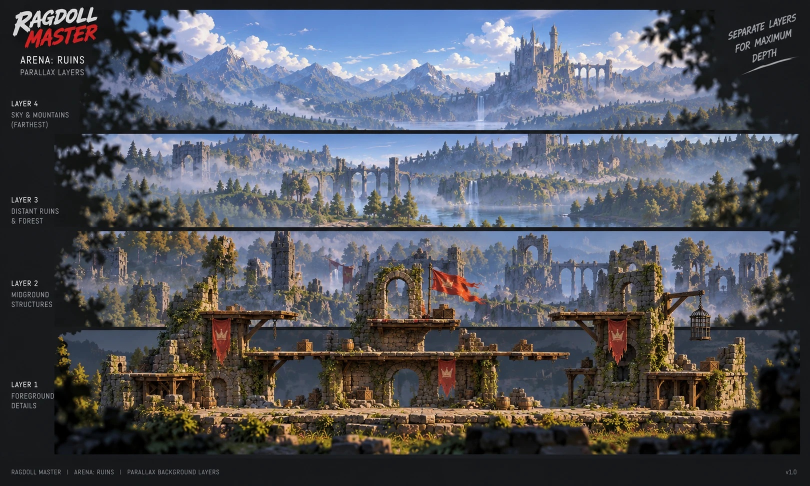
#> input picture docs/refs/R18-a-parallax-layers.jpg, 1619 x 971 px (shown at 1/2 size)
$ python parallax_cut.py
#> lines starting #> are read from the running program, lines starting #| are printed output that depends on the picture
#!/usr/bin/env python3
# -*- coding: utf-8 -*-
"""Резка листа R18 (docs/refs/R18-a-parallax-layers.jpg, 1619×971) на четыре слоя параллакса (ART_DIRECTION.md §4).

Выход — godot/assets/textures/parallax/:
  layer4_sky.png    RGB   небо и горы; сверху дорисовано небо, снизу — дымка долины (слой обязан закрывать весь кадр)
  layer3_far.png    RGBA  дальние руины и лес; небо вырезано в alpha; снизу — дымка (закрывает низ кадра за ареной)
  layer2_mid.png    RGBA  средний план построек; небо вырезано, нижние 12 % растворяются (за плитами арены)
  layer1_fore.png   RGBA  нижняя полоса растений/камней переднего плана; верх — градиент в прозрачность
Превью в перспективе, как из камеры игры (fov 45, две позиции): godot/tests/parallax_preview.png

Запуск: python3 godot/tools/parallax_cut.py [--preview-only] [--no-sharpen]
Зависимости: Pillow, numpy, scipy, opencv-python (системный /usr/local/bin/python3).

Что печатает: найденные прямоугольники панелей листа, пиксельные размеры слоёв и готовый блок размеров/позиций
квадов (метры) для scenes/arena/parallax_background.tscn. Геометрия слоёв (масштаб м/пкс, глубина z, якорная
строка → мировая высота) задана в LAYOUT ниже; превью и .tscn считаются из одних и тех же чисел.

Почему не просто «четыре панели как есть»:
- панели очень широкие (5.4:1 и 7:1), а кадр 16:9 и камера ездит по x на ±12 м → слои 4/3/2 продолжены по бокам
  содержимым противоположного края (wrap_extend; не зеркалом — зеркало даёт симметричные «бабочки» из ёлок и арок
  у оси; стык-кроссфейд ставится перебором туда, где обе стороны похожи и малодетальны, т.е. в дымке / на воде),
  слой 4 дорисован сверху (небо) и снизу (дымка), слой 3 — снизу (дымка), иначе в кадре дыры;
- по углам листа наложены размытые листья-виньетка и плашка с надписью → кропы обходят их, остатки на слое 4
  закрашиваются инпейнтом;
- панели 2 и 1 нарисованы одной картинкой с полупрозрачной тёмной полосой между ними: слой 2 берёт только свою панель
  и растворяется книзу (низ прячется за плитами арены), слой 1 — только нижнюю полосу растений/камней.
"""
import argparse
import math
import os
import sys

import numpy as np
from PIL import Image, ImageFilter
from scipy import ndimage

try:
    import cv2
except ImportError:  # инпейнт остатков листьев на слое 4 — необязателен
    cv2 = None

ROOT = os.path.abspath(os.path.join(os.path.dirname(__file__), "..", ".."))
SHEET = os.path.join(ROOT, "docs", "refs", "R18-a-parallax-layers.jpg")
OUT_DIR = os.path.join(ROOT, "godot", "assets", "textures", "parallax")
PREVIEW = os.path.join(ROOT, "godot", "tests", "parallax_preview.png")

OUT_WIDTH = 4096
CAM_FOV_DEG = 45.0
CAM_Z = 20.0

# Камера игры: центр по y 2.5..10, по x ±12, z 10..22 (DynamicCamera). Слои должны закрывать кадр во всём диапазоне.
VIEW_TOP_Y = 62.0     # самая верхняя точка кадра на плоскости слоя 4
VIEW_BOTTOM_Y4 = -47.0
VIEW_BOTTOM_Y3 = -28.0
VIEW_BOTTOM_Y1 = -7.0

# Кропы по x внутри каждой панели (обход виньетки из листьев и плашки с надписью; см. docstring).
# z — глубина квада; scale — метров на пиксель ЛИСТА; anchor_row (строка листа) → anchor_y (мировая высота).
# key: пороги кея неба (b−r от..до, value от..до) — у слоя 3 небо насыщенное (b−r≈0.33, дымка руин ≤0.18),
# у слоя 2 бледное (b−r≈0.15, дымка ≤0.15). extend: доля ширины, дорисовываемая с каждой стороны содержимым
# противоположного края (wrap_extend; панорама камеры ±12 м).
LAYOUT = {
    "layer4_sky": {"panel": 0, "x": (466, 1272), "z": -90.0, "scale": 0.21, "anchor_row": 215, "anchor_y": 1.5,
                    "extend": 0.15, "alpha": False},
    "layer3_far": {"panel": 1, "x": (345, 1420), "z": -45.0, "scale": 0.065, "anchor_row": 420, "anchor_y": 2.5,
                    "extend": 0.42, "alpha": True, "key": (0.20, 0.28, 0.60, 0.70), "top_soften": 0.30,
                    "top_fade": 0.14},
    "layer2_mid": {"panel": 2, "x": (290, 1445), "z": -18.0, "scale": 0.07, "anchor_row": 654, "anchor_y": -5.5,
                    "extend": 0.20, "alpha": True, "key": (0.10, 0.16, 0.55, 0.63), "top_soften": 0.15},
    "layer1_fore": {"panel": 3, "x": (300, 1440), "z": 2.5, "scale": 0.055, "anchor_row": 815, "anchor_y": 0.7,
                     "extend": 0.0, "alpha": True, "key": (0.20, 0.28, 0.60, 0.70)},
}
L1_ROWS = (795, 885)      # слой 1: полоса листа — верх плит земли (811), трава, размытые кусты (до ~885)
L1_RAMP = (805, 818)      # alpha 0 → 1 по строкам листа: выше кромки плит прозрачно
L2_BOTTOM_FADE = 0.12     # доля высоты слоя 2, растворяемая книзу (прячется за плитами арены)
TOP_FADE = 0.08           # верхние 8 % слоёв 3/2 — в прозрачность


# ---------------------------------------------------------------- утилиты

def smoothstep(x, e0, e1):
    t = np.clip((x - e0) / (e1 - e0), 0.0, 1.0)
    return t * t * (3.0 - 2.0 * t)


def to_img(arr):
    """float 0..1 (H,W,3|4) → PIL."""
    a = np.clip(arr * 255.0 + 0.5, 0, 255).astype(np.uint8)
    return Image.fromarray(a, "RGBA" if a.shape[2] == 4 else "RGB")


def find_panels(sheet, x0=216, x1=1518, dark=55.0, frac=0.8, min_h=150):
    """Прямоугольники панелей: строка — разделитель, если ≥ frac колонок x0..x1 темнее dark
    (средняя яркость строки не годится: внутри панели 1 тёмные холмы, а полосу между панелями 2 и 1
    пересекают постройки). Панель = пробег не-разделителей высотой ≥ min_h."""
    v = sheet[:, x0:x1, :].mean(axis=2)
    is_sep = (v < dark).mean(axis=1) > frac
    runs = []
    y = 0
    while y < len(is_sep):
        if is_sep[y]:
            y += 1
            continue
        y_start = y
        while y < len(is_sep) and not is_sep[y]:
            y += 1
        if y - y_start >= min_h:
            runs.append((y_start, y))
    return runs


def inpaint_dark_blobs(rgb, region_mask, v_thr=0.32, dilate=2):
    """Закрашивает почти чёрные размытые листья виньетки внутри region_mask (cv2 Telea)."""
    v = rgb.max(axis=2)
    m = (v < v_thr) & region_mask
    if dilate > 0:
        m = ndimage.binary_dilation(m, iterations=dilate)
    if cv2 is None or not m.any():
        return rgb, m
    src = np.clip(rgb * 255.0 + 0.5, 0, 255).astype(np.uint8)
    out = cv2.inpaint(src[:, :, ::-1], m.astype(np.uint8) * 255, 6, cv2.INPAINT_TELEA)[:, :, ::-1]
    return out.astype(np.float32) / 255.0, m


def sky_alpha(rgb, key=(0.20, 0.28, 0.60, 0.70), top_soften=0.0, top_connected=True, feather_dilate=1,
              feather_sigma=1.6):
    """Мягкая маска неба → alpha (1 = объект). Правило: «сине-голубое и светлое» (b − r и value выше порогов key,
    b > g), плюс связность с верхним краем (синие флаги/двери внутри построек и озеро не вырезаются).
    Возвращает alpha, оценку цвета неба у кромки (для деконтаминации) и жёсткую маску."""
    r, g, b = rgb[..., 0], rgb[..., 1], rgb[..., 2]
    v = rgb.max(axis=2)
    br0, br1, v0, v1 = key
    if top_soften > 0.0:
        # у верхнего края панели (срез листа) пороги мягче: голубая дымка дальних руин тоже уходит в прозрачность,
        # чтобы срез не читался прямой линией; к глубине top_soften·H пороги приходят к key
        H = rgb.shape[0]
        k = smoothstep(np.arange(H, dtype=np.float32) / (top_soften * H), 0.0, 1.0)[:, None]
        br0 = 0.06 + (br0 - 0.06) * k
        br1 = br0 + (key[1] - key[0])
        v0 = 0.42 + (v0 - 0.42) * k
        v1 = v0 + (key[3] - key[2])
    score = smoothstep(b - r, br0, br1) * smoothstep(b - g, -0.005, 0.02) * smoothstep(v, v0, v1)
    hard = score > 0.5
    if top_connected:
        lab, n = ndimage.label(hard, structure=np.ones((3, 3)))
        top_ids = np.unique(lab[:3, :])
        top_ids = top_ids[top_ids > 0]
        keep = np.isin(lab, top_ids)
        # мелкие «острова» неба у самого верха (между зубцами) тоже считаем небом
        hard = keep
    sky = hard.astype(np.float32)
    if feather_dilate > 0:
        sky = ndimage.binary_dilation(hard, iterations=feather_dilate).astype(np.float32)
    sky = ndimage.gaussian_filter(sky, feather_sigma)
    # там, где жёсткая маска говорит «небо», прозрачность полная; мягкость — только внутрь объекта
    sky = np.maximum(sky, hard.astype(np.float32))
    alpha = 1.0 - sky
    # оценка цвета неба рядом с кромкой: нормированная свёртка по пикселям неба
    w = hard.astype(np.float32)
    est = np.zeros_like(rgb)
    den = ndimage.gaussian_filter(w, 12.0) + 1e-4
    for c in range(3):
        est[..., c] = ndimage.gaussian_filter(rgb[..., c] * w, 12.0) / den
    return alpha, est, hard


def decontaminate(rgb, alpha, sky_est):
    """Убирает подмес неба из полупрозрачных пикселей кромки: rgb = (rgb - (1-a)·sky)/a."""
    a = np.clip(alpha, 0.0, 1.0)[..., None]
    edge = (a > 0.02) & (a < 0.98)
    fixed = (rgb - (1.0 - a) * sky_est) / np.maximum(a, 0.15)
    out = rgb.copy()
    out[edge[..., 0]] = np.clip(fixed[edge[..., 0]], 0.0, 1.0)
    return out


def extend_rows(rgb, n, at_top, target_mult, tint, seam_rows=8, blur_x=14.0, reflect=0):
    """Дорисовка n строк сверху/снизу: цвет шва (среднее крайних строк, размытое по x) → к target (шов·mult·tint).
    Сверху крайние строки картинки подмешиваются к шву (нет линии). Снизу reflect строк — размытое затемнённое
    «отражение» (дымка/вода под лесом), плавно уходящее в градиент."""
    if n <= 0:
        return rgb
    rgb = rgb.copy()
    seam = rgb[:seam_rows].mean(axis=0) if at_top else rgb[-seam_rows:].mean(axis=0)
    seam = np.stack([ndimage.gaussian_filter1d(seam[:, c], blur_x, mode="reflect") for c in range(3)], axis=1)
    target = seam.mean(axis=0) * target_mult * np.asarray(tint, dtype=np.float32)
    t = np.linspace(0.0, 1.0, n, dtype=np.float32)
    t = t * t * (3.0 - 2.0 * t)
    if at_top:
        t = t[::-1]  # у шва (последняя строка блока) t=0 → цвет шва
    ext = seam[None, :, :] * (1.0 - t[:, None, None]) + target[None, None, :] * t[:, None, None]
    if at_top:
        k = min(seam_rows, rgb.shape[0])
        for i in range(k):  # растворить шов: верхние строки картинки тянутся к цвету шва
            w = (i + 1.0) / (k + 1.0)
            rgb[i] = rgb[i] * w + seam * (1.0 - w)
    elif reflect > 0:
        k = min(reflect, rgb.shape[0], n)
        refl = ndimage.gaussian_filter(rgb[-k:][::-1], (2.5, 1.0, 0.0))
        i = np.arange(k, dtype=np.float32)
        w = smoothstep(i / k, 0.0, 1.0)[:, None, None]
        dark = (0.85 - 0.35 * i / k)[:, None, None]
        ext[:k] = refl * dark * (1.0 - w) + ext[:k] * w
    rng = np.random.default_rng(7)
    ext += rng.normal(0.0, 1.0 / 255.0, ext.shape).astype(np.float32)  # дизеринг против полос
    ext = np.clip(ext, 0.0, 1.0)
    return np.concatenate([ext, rgb], axis=0) if at_top else np.concatenate([rgb, ext], axis=0)


def _band_cost(A, B):
    """Цена стыка двух полос (H,b,C): средняя разность цветов (там, где хоть одна сторона непрозрачна) + разность
    alpha (кромка неба) + детальность обеих полос (кроссфейд в дымке не виден, на башне — двоится)."""
    if A.shape[2] == 4:
        w = np.maximum(A[..., 3], B[..., 3])
        diff = (np.abs(A[..., :3] - B[..., :3]).mean(axis=2) * w).sum() / (w.sum() + 1e-6)
        diff += np.abs(A[..., 3] - B[..., 3]).mean()
        wd = w[:, 1:]
        det = ((np.abs(np.diff(A[..., :3], axis=1)).mean(axis=2) * wd).sum()
               + (np.abs(np.diff(B[..., :3], axis=1)).mean(axis=2) * wd).sum()) / (2.0 * wd.sum() + 1e-6)
    else:
        diff = np.abs(A - B).mean()
        det = 0.5 * (np.abs(np.diff(A, axis=1)).mean() + np.abs(np.diff(B, axis=1)).mean())
    return float(diff + 0.5 * det)


def wrap_extend(arr, frac, band=44, step=3, max_offset_frac=0.5):
    """Продолжает панораму по x на frac·W с каждой стороны содержимым ПРОТИВОПОЛОЖНОГО края (как тайл), а не
    зеркалом: зеркало у оси даёт симметричные «бабочки» из ёлок и арок. Стык — кроссфейд шириной band колонок
    исходника; смещение источника o перебирается так, чтобы обе стороны стыка были похожи и малодетальны
    (_band_cost) — шов уходит в дымку или на воду. Возвращает (arr, n, (o_left, o_right, cost_l, cost_r))."""
    if frac <= 0:
        return arr, 0, (0, 0, 0.0, 0.0)
    H, W = arr.shape[:2]
    n = int(round(W * frac))
    b = min(band, W // 8)
    t = smoothstep(np.linspace(0.0, 1.0, b, dtype=np.float32), 0.0, 1.0)[None, :, None]
    o_max = min(W - n - 1, int(W * max_offset_frac))
    # левое продолжение = arr[:, W-o-n : W-o]; стык между arr[:, 0:b] и arr[:, W-o : W-o+b]
    best_l = min(((_band_cost(arr[:, 0:b], arr[:, W - o:W - o + b]), o) for o in range(b, o_max + 1, step)))
    # правое продолжение = arr[:, o : o+n]; стык между arr[:, W-b:W] и arr[:, o-b : o]
    best_r = min(((_band_cost(arr[:, W - b:W], arr[:, o - b:o]), o) for o in range(b, o_max + 1, step)))
    cl, ol = best_l
    cr, orr = best_r
    mid = arr.copy()
    mid[:, 0:b] = arr[:, 0:b] * t + arr[:, W - ol:W - ol + b] * (1.0 - t)
    mid[:, W - b:W] = arr[:, W - b:W] * (1.0 - t) + arr[:, orr - b:orr] * t
    left = arr[:, W - ol - n:W - ol]
    right = arr[:, orr:orr + n]
    return np.concatenate([left, mid, right], axis=1), n, (ol, orr, round(cl, 3), round(cr, 3))


def upscale(arr, width, sharpen):
    img = to_img(arr)
    h = int(round(img.height * width / img.width))
    img = img.resize((width, h), Image.LANCZOS)
    if sharpen:
        if img.mode == "RGBA":
            rgb = img.convert("RGB").filter(ImageFilter.UnsharpMask(radius=2, percent=22, threshold=2))
            img = Image.merge("RGBA", (*rgb.split(), img.split()[3]))
        else:
            img = img.filter(ImageFilter.UnsharpMask(radius=2, percent=22, threshold=2))
    return img


# ---------------------------------------------------------------- слои

def build_layers(sheet, panels, sharpen=True):
    """→ dict name → (PIL image, geometry dict). geometry: rows_total, anchor_row_local (в пикселях листа)."""
    out = {}
    for name, cfg in LAYOUT.items():
        py0, py1 = panels[cfg["panel"]]
        py0 += 2  # светлая антиалиасная кромка рамки листа (строки 20/268/462–463) и мягкие края разделителей
        py1 -= 1
        x0, x1 = cfg["x"]
        if name == "layer1_fore":
            py0, py1 = L1_ROWS
        crop = sheet[py0:py1, x0:x1, :].astype(np.float32) / 255.0
        H, W = crop.shape[:2]
        anchor_local = cfg["anchor_row"] - py0
        alpha = np.ones((H, W), dtype=np.float32)
        rgb = crop
        top_ext = bottom_ext = 0

        if name == "layer4_sky":
            yy, xx = np.mgrid[0:H, 0:W]
            region = ((xx < 70) | (xx > W - 100)) & (yy < int(H * 0.82))
            rgb, m = inpaint_dark_blobs(rgb, region)
            print(f"  {name}: инпейнт листьев {int(m.sum())} пкс")
            top_ext = int(math.ceil((VIEW_TOP_Y - cfg["anchor_y"]) / cfg["scale"])) - anchor_local
            bottom_ext = int(math.ceil((cfg["anchor_y"] - VIEW_BOTTOM_Y4) / cfg["scale"])) - (H - anchor_local)
            top_ext, bottom_ext = max(top_ext, 0), max(bottom_ext, 0)
            rgb = extend_rows(rgb, top_ext, True, 0.92, (0.80, 0.87, 1.0), seam_rows=6, blur_x=25.0)
            rgb = extend_rows(rgb, bottom_ext, False, 0.55, (0.92, 0.96, 1.05), reflect=40)
            alpha = None

        elif name in ("layer3_far", "layer2_mid"):
            alpha, sky_est, hard = sky_alpha(rgb, cfg["key"], top_soften=cfg.get("top_soften", 0.0))
            rgb = decontaminate(rgb, alpha, sky_est)
            print(f"  {name}: неба {100.0 * hard.mean():.1f} % панели")
            fade = smoothstep(np.arange(H, dtype=np.float32) / (cfg.get("top_fade", TOP_FADE) * H), 0.0, 1.0)
            alpha *= fade[:, None]
            if name == "layer2_mid":
                bf = smoothstep((H - 1 - np.arange(H, dtype=np.float32)) / (L2_BOTTOM_FADE * H), 0.0, 1.0)
                alpha *= bf[:, None]
            else:
                bottom_ext = int(math.ceil((cfg["anchor_y"] - VIEW_BOTTOM_Y3) / cfg["scale"])) - (H - anchor_local)
                bottom_ext = max(bottom_ext, 0)
                rgb = extend_rows(rgb, bottom_ext, False, 0.45, (0.90, 0.95, 1.05), reflect=60)
                alpha = np.concatenate([alpha, np.ones((bottom_ext, W), dtype=np.float32)], axis=0)

        elif name == "layer1_fore":
            a_sky, sky_est, hard = sky_alpha(rgb, cfg["key"])
            rgb = decontaminate(rgb, a_sky, sky_est)
            ramp = smoothstep(np.arange(H, dtype=np.float32), float(L1_RAMP[0] - py0), float(L1_RAMP[1] - py0))
            alpha = a_sky * ramp[:, None]
            bottom_ext = int(math.ceil((cfg["anchor_y"] - VIEW_BOTTOM_Y1) / cfg["scale"])) - (H - anchor_local)
            bottom_ext = max(bottom_ext, 0)
            rgb = extend_rows(rgb, bottom_ext, False, 0.35, (0.95, 0.97, 1.0), seam_rows=6, blur_x=20.0)
            alpha = np.concatenate([alpha, np.ones((bottom_ext, W), dtype=np.float32)], axis=0)

        if alpha is not None:
            arr = np.concatenate([rgb, alpha[..., None]], axis=2)
        else:
            arr = rgb
        arr, ext_px, seams = wrap_extend(arr, cfg["extend"])
        img = upscale(arr, OUT_WIDTH, sharpen)
        rows_total = arr.shape[0]
        cols_total = arr.shape[1]
        geom = {
            "rows_total": rows_total, "cols_total": cols_total, "anchor_local": anchor_local + top_ext,
            "width_m": cols_total * cfg["scale"], "height_m": rows_total * cfg["scale"],
            "y_top": cfg["anchor_y"] + (anchor_local + top_ext) * cfg["scale"],
            "z": cfg["z"], "crop": (x0, py0, x1, py1), "top_ext": top_ext, "bottom_ext": bottom_ext,
            "ext_px": ext_px, "seams": seams,
        }
        geom["y_centre"] = geom["y_top"] - geom["height_m"] / 2.0
        out[name] = (img, geom)
        print(f"  {name}: кроп x{x0}..{x1} y{py0}..{py1} → {cols_total}×{rows_total} пкс листа "
              f"(верх +{top_ext}, низ +{bottom_ext}, продолжение ±{ext_px}, швы o_l/o_r/цена {seams}) → "
              f"{img.width}×{img.height}")
    return out


# ---------------------------------------------------------------- превью

def project(cam, z, y_centre, w, h, size_px=(1280, 720)):
    """Прямоугольник квада (центр (0,y_centre), размер w×h на глубине z) в пикселях кадра камеры cam=(x,y,z)."""
    cx, cy, cz = cam
    d = cz - z
    hh = math.tan(math.radians(CAM_FOV_DEG / 2.0)) * d
    s = size_px[1] / 2.0 / hh
    x0 = size_px[0] / 2.0 + (-w / 2.0 - cx) * s
    x1 = size_px[0] / 2.0 + (w / 2.0 - cx) * s
    y0 = size_px[1] / 2.0 - (y_centre + h / 2.0 - cy) * s
    y1 = size_px[1] / 2.0 - (y_centre - h / 2.0 - cy) * s
    return x0, y0, x1, y1, s


def paste_quad(canvas, img, rect):
    x0, y0, x1, y1 = rect
    W, H = canvas.size
    pw, ph = int(round(x1 - x0)), int(round(y1 - y0))
    if pw <= 0 or ph <= 0:
        return
    sub = img.resize((pw, ph), Image.BILINEAR)
    # обрезка по холсту, чтобы не плодить гигантские промежуточные картинки
    ox, oy = int(round(x0)), int(round(y0))
    cx0, cy0 = max(0, -ox), max(0, -oy)
    cx1, cy1 = min(pw, W - ox), min(ph, H - oy)
    if cx1 <= cx0 or cy1 <= cy0:
        return
    sub = sub.crop((cx0, cy0, cx1, cy1))
    if sub.mode == "RGBA":
        canvas.alpha_composite(sub, (ox + cx0, oy + cy0))
    else:
        canvas.paste(sub, (ox + cx0, oy + cy0))


def render_preview(layers, cam, size=(1280, 720)):
    canvas = Image.new("RGBA", size, (40, 60, 90, 255))
    order = ["layer4_sky", "layer3_far", "layer2_mid"]
    for name in order:
        img, g = layers[name]
        x0, y0, x1, y1, _ = project(cam, g["z"], g["y_centre"], g["width_m"], g["height_m"], size)
        paste_quad(canvas, img, (x0, y0, x1, y1))
    # плоскость боя z=0: плита земли (как арена: верх y=0, обрыв до -3, x ±14) и силуэт куклы 1.64 м
    from PIL import ImageDraw
    d = ImageDraw.Draw(canvas)
    x0, y0, x1, y1, s = project(cam, 0.0, -1.5, 28.0, 3.0, size)
    d.rectangle([x0, y0, x1, y1], fill=(96, 92, 86, 255))
    for dx in (0.0, 3.0):
        hx0, hy0, hx1, hy1, _ = project(cam, 0.0, 0.82, 0.5, 1.64, size)
        d.rectangle([hx0 + dx * s, hy0, hx1 + dx * s, hy1], fill=(255, 140, 40, 255), outline=(40, 20, 10, 255))
        d.ellipse([hx0 + dx * s - 2, hy0 - 8, hx1 + dx * s + 2, hy0 + 24], fill=(255, 170, 70, 255))
    img, g = layers["layer1_fore"]
    x0, y0, x1, y1, _ = project(cam, g["z"], g["y_centre"], g["width_m"], g["height_m"], size)
    paste_quad(canvas, img, (x0, y0, x1, y1))
    return canvas.convert("RGB")


def main():
    ap = argparse.ArgumentParser()
    ap.add_argument("--preview-only", action="store_true", help="не писать PNG слоёв, только превью")
    ap.add_argument("--no-sharpen", action="store_true")
    args = ap.parse_args()

    sheet = np.asarray(Image.open(SHEET).convert("RGB"))
#> sheet is the input picture: shape (971, 1619, 3); mean R, G, B 81.2, 83.3, 91.1
    print(f"лист {SHEET}: {sheet.shape[1]}×{sheet.shape[0]}")
#| лист docs/refs/R18-a-parallax-layers.jpg: 1619×971
    panels = find_panels(sheet)
#> in find_panels, `v = sheet[:, x0:x1, :].mean(axis=2)`:
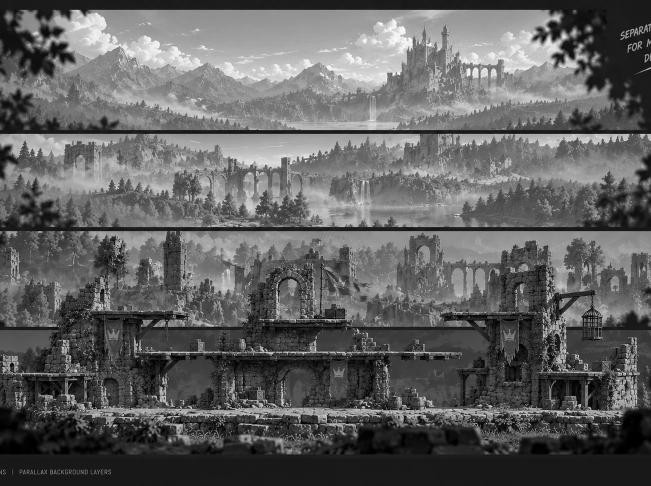
#> v: shape (971, 1302) float64 (shown at 1/2 size); min 0, max 254.3, mean 96.6
#> the loop in find_panels, `while y < len(is_sep):` made 126 passes
#> after the loop in find_panels, `while y < len(is_sep):`: runs = [(19, 261), (267, 455), (462, 654), (660, 887)]; y = 971
#> panels = [(19, 261), (267, 455), (462, 654), (660, 887)]
    names = ["Layer 4 sky & mountains", "Layer 3 distant ruins & forest", "Layer 2 midground", "Layer 1 foreground"]
    if len(panels) != 4:
        sys.exit(f"ожидал 4 панели, нашёл {panels}")
    for n, (y0, y1) in zip(names, panels):
        print(f"  панель {n}: строки {y0}..{y1 - 1} (высота {y1 - y0})")
#> this loop made 4 passes
#> (n, y0, y1) on passes 1 to 4: ('Layer 4 sky & mountains', 19, 261), ('Layer 3 distant ruins & forest', 267, 455), ('Layer 2 midground', 462, 654), ('Layer 1 foreground', 660, 887)
#> (printed output is left out)
    print("слои:")
    layers = build_layers(sheet, panels, sharpen=not args.no_sharpen)
#> the loop in build_layers, `for name, cfg in LAYOUT.items():` made 4 passes
#> (anchor_local, top_ext, bottom_ext, cl in wrap_extend) on pass 1: (194, 95, 186, 0.06)
#> (printed output is left out)
#> pass 1, in build_layers, `crop = sheet[py0:py1, x0:x1, :].astype(np.float32) / 255.0`:
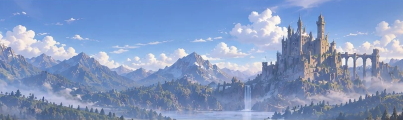
#> crop: shape (239, 806, 3) float32 (shown at 1/2 size); mean R, G, B 0.517, 0.601, 0.756
#> pass 1, in inpaint_dark_blobs, `v = rgb.max(axis=2)`:
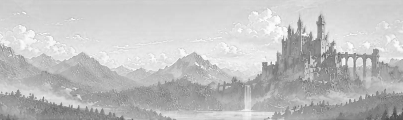
#> v: shape (239, 806) float32 (shown at 1/2 size); min 0.271, max 1, mean 0.759
#> pass 1, in extend_rows, `ext = seam[None, :, :] * (1.0 - t[:, None, None]) + target[None, None,..`:
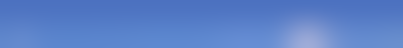
#> ext: shape (95, 806, 3) float32 (shown at 1/2 size); mean of channels 0, 1, 2 0.354, 0.502, 0.787; drawn as R, G, B
#> after the loop in build_layers, `for name, cfg in LAYOUT.items():`:
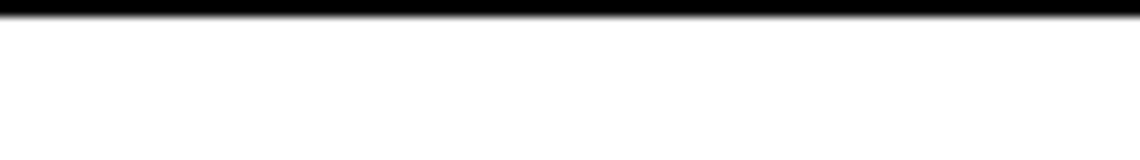
#> alpha: shape (160, 1140) float32; min 0, max 1, mean 0.894
#> (the rest of the program and of its run is left out)
